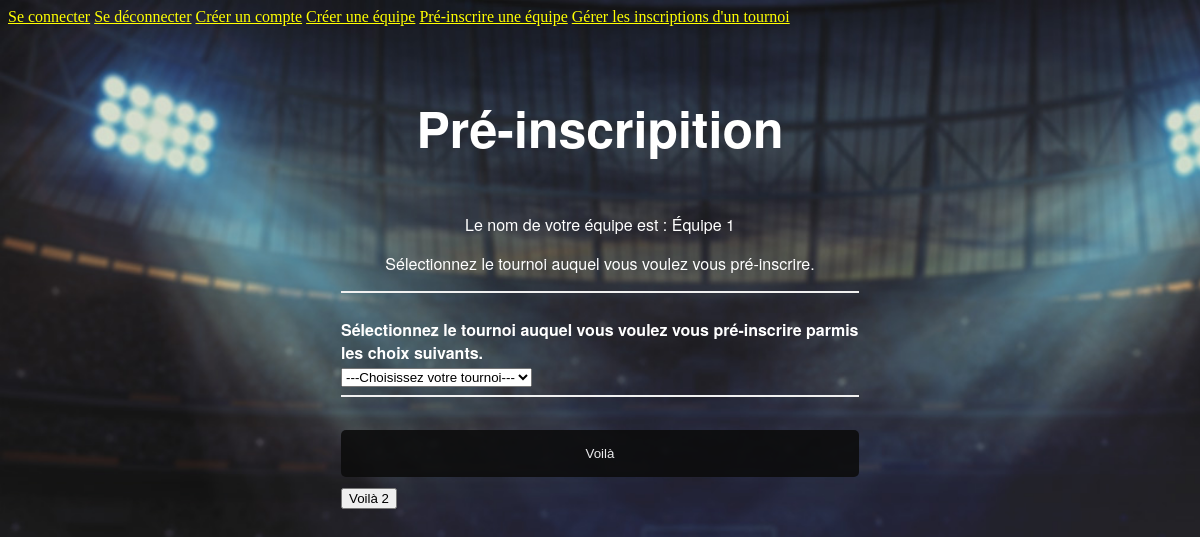
Page /php/Preinscription.php (signed in) on the earlier database version.
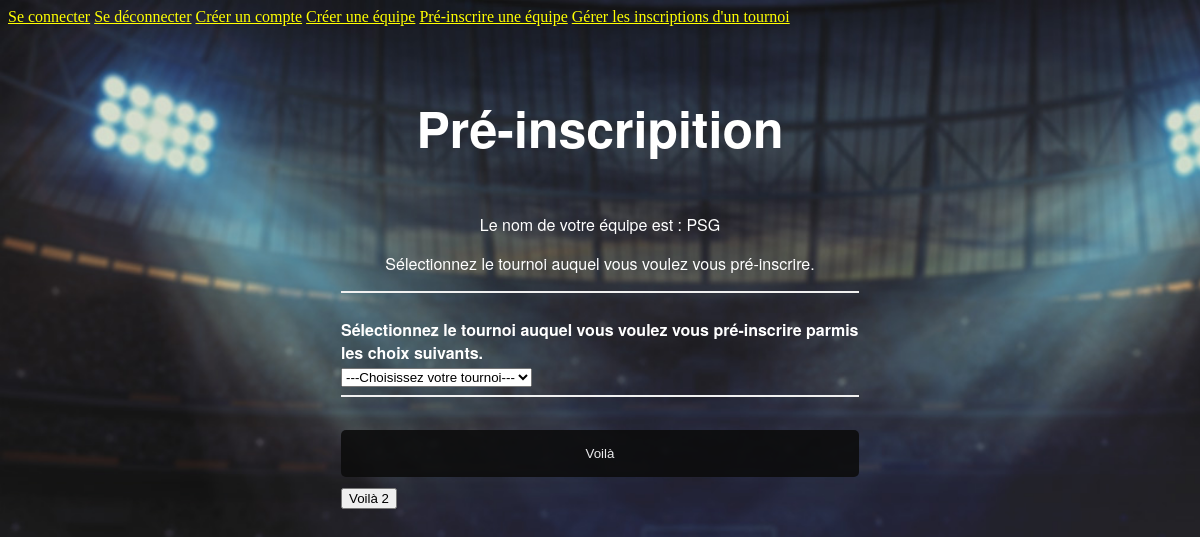
Same page on the later database version.
### tables this page shows
CREATE TABLE IF NOT EXISTS Equipe
(
	idEquipe INTEGER NOT NULL PRIMARY KEY,
	nomEquipe VARCHAR(25) NOT NULL UNIQUE,
	niveau INTEGER DEFAULT 0,
	adresse VARCHAR(50) NOT NULL UNIQUE,
	numTel VARCHAR(15) NOT NULL UNIQUE
) DEFAULT CHARSET=utf8;

### BDD/reqEquipe.php (called while the page is built, shortened)
<?php
	include_once('reqJoueur.php');
	include_once('../module/Equipe.php');
	function getEquipe(string $id)
	{
		include('DataBaseLogin.inc.php');
		$connexion = new mysqli($server, $user, $passwd, $db);
		$requete = "SELECT * FROM Equipe WHERE idEquipe = \"$id\";";
		$res = $connexion->query($requete);
		$objTemp = $res->fetch_object();
		$idEquipe = strval($objTemp->idEquipe);
		$nomEquipe = strval($objTemp->nomEquipe);
		$niveau = ((int)$objTemp->niveau);
		$adresse = strval($objTemp->adresse);
		$numTel = strval($objTemp->numTel);
		$tabJoueursEquipe = array();
		$connexion = new mysqli($server, $user, $passwd, $db);
		$requete = "SELECT * FROM Joueur WHERE idEquipe = \"$id\";";
		$res = $connexion->query($requete);
		$nbJoueursEquipe = $res->num_rows;
		if($nbJoueursEquipe > 0)
		{
			while($obj = $res->fetch_object())
			{
				array_push($tabJoueursEquipe, getJoueur($obj->idJoueur));
			}
		}
		return new Equipe($idEquipe, $nomEquipe, $niveau, $adresse, $numTel, $tabJoueursEquipe);
	}
?>

### BDD/reqJoueur.php (called while the page is built, shortened)
<?php
	include_once('reqUtilisateur.php');
	include_once('../module/Utilisateur.php');
	function getJoueur(string $id)
	{
		include('DataBaseLogin.inc.php');
		$connexion = new mysqli($server, $user, $passwd, $db);
		$requete = "SELECT * FROM Joueur WHERE idJoueur = \"$id\";";
		$res = $connexion->query($requete);
		$objTemp = $res->fetch_object();
		$idJoueur = strval($objTemp->idJoueur);
		$idEquipe = strval($objTemp->idEquipe);
		$estCapitaine = strval($objTemp->estCapitaine);
		$ut = getUtilisateur($id);
		return new Joueur($ut->getIdUtilisateur(), $ut->getNom(), $ut->getPrenom(), $ut->getEmail(), $ut->getMdp(), $ut->getRole(), $idJoueur, $idEquipe, $estCapitaine);
	}
?>

### BDD/reqUtilisateur.php (called while the page is built, shortened)
<?php
	include_once(realpath(dirname(__FILE__)).'/../module/Utilisateur.php');
	function getUtilisateur(string $id)
	{
		include('DataBaseLogin.inc.php');
		$connexion = new mysqli($server, $user, $passwd, $db);
		$requete = "SELECT * FROM Utilisateur WHERE idUtilisateur = \"$id\";";
		$res = $connexion->query($requete);
		$objTemp = $res->fetch_object();
		$idUtilisateur = strval($objTemp->idUtilisateur);
		$nom = strval($objTemp->nom);
		$prenom = strval($objTemp->prenom);
		$email = strval($objTemp->email);
		$motDePasse = strval($objTemp->motDePasse);
		$role = strval($objTemp->role);
		return new Utilisateur($idUtilisateur, $nom, $prenom, $email, $motDePasse, $role);
	}
?>

### module/Utilisateur.php (called while the page is built, shortened)
<?php
	class Utilisateur extends Entite
	{
		private $m_idUtilisateur;
		private $m_nom;
		private $m_prenom;
		private $m_email;
		private $m_motDePasse;
		private $m_role;
		public function __construct(int $idU, string $nom, string $prenom, string $email, string $motDePasse, string $role)
		{
			$this->m_idUtilisateur = $idU;
			$this->m_nom = $nom;
			$this->m_prenom = $prenom;
			$this->m_email = $email;
			$this->m_motDePasse = $motDePasse;
			$this->m_role = $role;
		}
		public function getIdUtilisateur()
		{
			return $this->m_idUtilisateur;
		}
		public function getNom()
		{
			return $this->m_nom;
		}
		public function getPrenom()
		{
			return $this->m_prenom;
		}
		public function getEmail()
		{
			return $this->m_email;
		}
		public function getMdp()
		{
			return $this->m_motDePasse;
		}
		public function getRole()
		{
			return $this->m_role;
		}
	}
?>

### module/Equipe.php (called while the page is built, shortened)
<?php
	class Equipe extends Entite
	{
		private $m_nomEquipe;
		public function __construct(int $idE, string $nomEquipe, int $niveau, string $adresse, string $numTel, $tabJoueurs)
		{
			$this->m_nomEquipe = $nomEquipe;
			$this->m_tabJoueurs = array();
			for($i=0;$i<count($tabJoueurs);++$i)
				array_push($this->m_tabJoueurs, $tabJoueurs[$i]);
		}
		public function getNomEquipe()
		{
			return $this->m_nomEquipe;
		}
	}
?>

### php/Preinscription.php (the view, shortened to what this page needs)
<?php
	$ut = getUtilisateurWithEmail($_SESSION['login']);
	$joueur = getJoueur($ut->getIdUtilisateur());
	$equipe = getEquipe($joueur->getIdEquipe());
	$equipe->addCapitaine($joueur);
	$tabEquipes = getAllTournoi();
	$champChoixTournoi = "<div>
	<select id=\"Tournoi\" name=\"Tournoi\">
		<option value=\"\">---Choisissez votre tournoi---</option>";
	for($i=0;$i<count($tabEquipes);++$i)
	{
		$idTournoiTemp = strval($tabEquipes[$i]->getIdTournoi());
		$nomTournoiTemp = strval($tabEquipes[$i]->getNom());
		$champChoixTournoi = $champChoixTournoi."<option value=\"$idTournoiTemp\">$nomTournoiTemp</option>";
	}
	$champChoixTournoi = $champChoixTournoi."</select>
</div>";
?>
<!DOCTYPE html>
<html lang="fr">
	<head>
		<link rel="stylesheet" type="text/css" href="../css/styleLogin.css" />
	</head>
	<body>
		<div>
			<a href="Login.php">Se connecter</a>
			<a href="Logout.php">Se déconnecter</a>
			<a href="Register.php">Créer un compte</a>
			<a href="CreerEquipe.php">Créer une équipe</a>
			<a href="Preinscription.php">Pré-inscrire une équipe</a>
			<a href="ChoixInscription.php">Gérer les inscriptions d'un tournoi</a>
		</div>
		<form action="Preinscription.php" method="POST" onreset="return vider();" class="container">
			<h1>
				<p style="text-align: center;">Pré-inscripition</p>
			</h1>
			<p style="text-align: center;">
				Le nom de votre équipe est :
				<?php
					echo $equipe->getNomEquipe();
				?>
			</p>
			<p style="text-align: center;">Sélectionnez le tournoi auquel vous voulez vous pré-inscrire.</p>
			<hr>
			<label for="Tournoi"><b>Sélectionnez le tournoi auquel vous voulez vous pré-inscrire parmis les choix suivants.</b></label>
			<?php
				echo $champChoixTournoi
			?>
			<hr>
			<button type="submit" class="registerbtn" name="envoiValeurs" value="Envoyer">Voilà</button>
			<button type="reset" name="effacerValeurs" value="Effacer">Voilà 2</button>
		</form>
	</body>
</html>

### css/styleLogin.css (style rules this page uses)
* { box-sizing: border-box }
.container { padding: 16px; color:white; font-family: 'Helvetica Neue', 'Helvetica', 'Arial', sans-serif; }
a { color:yellow; }
body { background-image:url(../img/back.jpg); background-size:cover; background-attachment:fixed; }
h1 p { text-align:center; color:white; font-family: 'Helvetica Neue', 'Helvetica', 'Arial', sans-serif; font-size:50px; }
hr { border: 1px solid #f1f1f1; margin-bottom: 25px; }
.loginbtn, .registerbtn { background-color: #0d0d0d; color: white; padding: 16px 20px; margin: 8px 0; border: none; cursor: pointer; width: 100%; opacity: 0.9; border-radius:5px; }
form { margin:auto; width:550px; }

Differences in the rows shown:
changed equipe: nomEquipe "Équipe 1" → "PSG"
